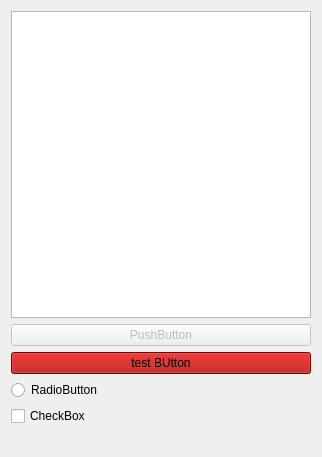
<?xml version="1.0" encoding="UTF-8"?>
<ui version="4.0">
 <class>Form</class>
 <widget class="QWidget" name="Form">
  <property name="geometry">
   <rect>
    <x>0</x>
    <y>0</y>
    <width>322</width>
    <height>457</height>
   </rect>
  </property>
  <property name="windowTitle">
   <string>Form</string>
  </property>
  <layout class="QVBoxLayout" name="verticalLayout_2">
   <item>
    <layout class="QVBoxLayout" name="verticalLayout">
     <item>
      <widget class="QListView" name="listView"/>
     </item>
     <item>
      <widget class="QPushButton" name="pushButton_2">
       <property name="enabled">
        <bool>false</bool>
       </property>
       <property name="text">
        <string>PushButton</string>
       </property>
      </widget>
     </item>
     <item>
      <widget class="QPushButton" name="pushButton">
       <property name="styleSheet">
        <string notr="true">background:rgb(170, 0, 0)</string>
       </property>
       <property name="text">
        <string>test BUtton</string>
       </property>
      </widget>
     </item>
     <item>
      <widget class="QRadioButton" name="radioButton">
       <property name="text">
        <string>RadioButton</string>
       </property>
      </widget>
     </item>
     <item>
      <widget class="QCheckBox" name="checkBox">
       <property name="text">
        <string>CheckBox</string>
       </property>
      </widget>
     </item>
     <item>
      <widget class="QLabel" name="label">
       <property name="text">
        <string>&lt;html&gt;&lt;head/&gt;&lt;body&gt;&lt;p&gt;&lt;img src=&quot;:/test/DesktopTool_blue_samson_1_Desktop_{0, 0, 0, 0}.png&quot;/&gt;&lt;/p&gt;&lt;/body&gt;&lt;/html&gt;</string>
       </property>
      </widget>
     </item>
    </layout>
   </item>
  </layout>
 </widget>
 <resources>
  <include location="C:/Users/timmyliang/Pictures/Saved Pictures/test.qrc"/>
 </resources>
 <connections>
  <connection>
   <sender>pushButton</sender>
   <signal>clicked()</signal>
   <receiver>checkBox</receiver>
   <slot>toggle()</slot>
   <hints>
    <hint type="sourcelabel">
     <x>90</x>
     <y>214</y>
    </hint>
    <hint type="destinationlabel">
     <x>71</x>
     <y>265</y>
    </hint>
   </hints>
  </connection>
 </connections>
</ui>
